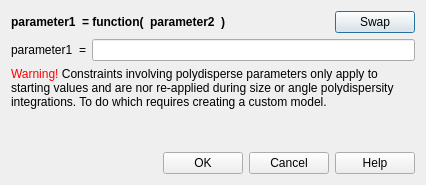
<?xml version="1.0" encoding="UTF-8"?>
<ui version="4.0">
 <class>MultiConstraintUI</class>
 <widget class="QDialog" name="MultiConstraintUI">
  <property name="windowModality">
   <enum>Qt::ApplicationModal</enum>
  </property>
  <property name="geometry">
   <rect>
    <x>0</x>
    <y>0</y>
    <width>426</width>
    <height>185</height>
   </rect>
  </property>
  <property name="sizePolicy">
   <sizepolicy hsizetype="Minimum" vsizetype="MinimumExpanding">
    <horstretch>0</horstretch>
    <verstretch>0</verstretch>
   </sizepolicy>
  </property>
  <property name="windowTitle">
   <string>2 parameter constraint</string>
  </property>
  <property name="modal">
   <bool>true</bool>
  </property>
  <layout class="QGridLayout" name="gridLayout">
   <item row="0" column="0">
    <layout class="QHBoxLayout" name="horizontalLayout">
     <item>
      <widget class="QLabel" name="txtParam1">
       <property name="sizePolicy">
        <sizepolicy hsizetype="Minimum" vsizetype="Preferred">
         <horstretch>0</horstretch>
         <verstretch>0</verstretch>
        </sizepolicy>
       </property>
       <property name="text">
        <string>&lt;html&gt;&lt;head/&gt;&lt;body&gt;&lt;p&gt;&lt;span style=&quot; font-weight:600;&quot;&gt;parameter1&lt;/span&gt;&lt;/p&gt;&lt;/body&gt;&lt;/html&gt;</string>
       </property>
      </widget>
     </item>
     <item>
      <widget class="QLabel" name="label">
       <property name="text">
        <string>&lt;html&gt;&lt;head/&gt;&lt;body&gt;&lt;p&gt;&lt;span style=&quot; font-weight:600;&quot;&gt;= function(&lt;/span&gt;&lt;/p&gt;&lt;/body&gt;&lt;/html&gt;</string>
       </property>
      </widget>
     </item>
     <item>
      <widget class="QLabel" name="txtParam2">
       <property name="sizePolicy">
        <sizepolicy hsizetype="Minimum" vsizetype="Preferred">
         <horstretch>0</horstretch>
         <verstretch>0</verstretch>
        </sizepolicy>
       </property>
       <property name="text">
        <string>&lt;html&gt;&lt;head/&gt;&lt;body&gt;&lt;p&gt;&lt;span style=&quot; font-weight:600;&quot;&gt;parameter2&lt;/span&gt;&lt;/p&gt;&lt;/body&gt;&lt;/html&gt;</string>
       </property>
      </widget>
     </item>
     <item>
      <widget class="QLabel" name="label_3">
       <property name="text">
        <string>&lt;html&gt;&lt;head/&gt;&lt;body&gt;&lt;p&gt;&lt;span style=&quot; font-weight:600;&quot;&gt;)&lt;/span&gt;&lt;/p&gt;&lt;/body&gt;&lt;/html&gt;</string>
       </property>
      </widget>
     </item>
     <item>
      <spacer name="horizontalSpacer_2">
       <property name="orientation">
        <enum>Qt::Horizontal</enum>
       </property>
       <property name="sizeHint" stdset="0">
        <size>
         <width>40</width>
         <height>20</height>
        </size>
       </property>
      </spacer>
     </item>
     <item>
      <widget class="QPushButton" name="cmdRevert">
       <property name="text">
        <string>Swap</string>
       </property>
      </widget>
     </item>
    </layout>
   </item>
   <item row="1" column="0">
    <layout class="QHBoxLayout" name="horizontalLayout_3">
     <item>
      <widget class="QLabel" name="txtParam1_2">
       <property name="sizePolicy">
        <sizepolicy hsizetype="Minimum" vsizetype="Preferred">
         <horstretch>0</horstretch>
         <verstretch>0</verstretch>
        </sizepolicy>
       </property>
       <property name="text">
        <string>parameter1</string>
       </property>
      </widget>
     </item>
     <item>
      <widget class="QLabel" name="label_2">
       <property name="text">
        <string>=</string>
       </property>
      </widget>
     </item>
     <item>
      <widget class="QLineEdit" name="txtConstraint"/>
     </item>
    </layout>
   </item>
   <item row="2" column="0">
    <widget class="QLabel" name="lblWarning">
     <property name="text">
      <string>&lt;html&gt;&lt;head/&gt;&lt;body&gt;&lt;p&gt;&lt;span style=&quot; color:#ff0000;&quot;&gt;Warning! &lt;/span&gt;Constraints involving polydisperse parameters only apply to&lt;br/&gt;starting values and are nor re-applied during size or angle polydispersity&lt;br/&gt;integrations. To do which requires creating a custom model.&lt;/p&gt;&lt;/body&gt;&lt;/html&gt;</string>
     </property>
    </widget>
   </item>
   <item row="3" column="0">
    <spacer name="verticalSpacer">
     <property name="orientation">
      <enum>Qt::Vertical</enum>
     </property>
     <property name="sizeHint" stdset="0">
      <size>
       <width>20</width>
       <height>35</height>
      </size>
     </property>
    </spacer>
   </item>
   <item row="4" column="0">
    <layout class="QHBoxLayout" name="horizontalLayout_2">
     <item>
      <spacer name="horizontalSpacer">
       <property name="orientation">
        <enum>Qt::Horizontal</enum>
       </property>
       <property name="sizeHint" stdset="0">
        <size>
         <width>40</width>
         <height>20</height>
        </size>
       </property>
      </spacer>
     </item>
     <item>
      <widget class="QPushButton" name="cmdOK">
       <property name="text">
        <string>OK</string>
       </property>
       <property name="default">
        <bool>false</bool>
       </property>
      </widget>
     </item>
     <item>
      <widget class="QPushButton" name="cmdCancel">
       <property name="text">
        <string>Cancel</string>
       </property>
      </widget>
     </item>
     <item>
      <widget class="QPushButton" name="cmdHelp">
       <property name="text">
        <string>Help</string>
       </property>
      </widget>
     </item>
    </layout>
   </item>
  </layout>
 </widget>
 <resources/>
 <connections>
  <connection>
   <sender>cmdOK</sender>
   <signal>clicked()</signal>
   <receiver>MultiConstraintUI</receiver>
   <slot>accept()</slot>
   <hints>
    <hint type="sourcelabel">
     <x>321</x>
     <y>121</y>
    </hint>
    <hint type="destinationlabel">
     <x>184</x>
     <y>71</y>
    </hint>
   </hints>
  </connection>
  <connection>
   <sender>cmdCancel</sender>
   <signal>clicked()</signal>
   <receiver>MultiConstraintUI</receiver>
   <slot>reject()</slot>
   <hints>
    <hint type="sourcelabel">
     <x>187</x>
     <y>121</y>
    </hint>
    <hint type="destinationlabel">
     <x>184</x>
     <y>71</y>
    </hint>
   </hints>
  </connection>
 </connections>
</ui>
